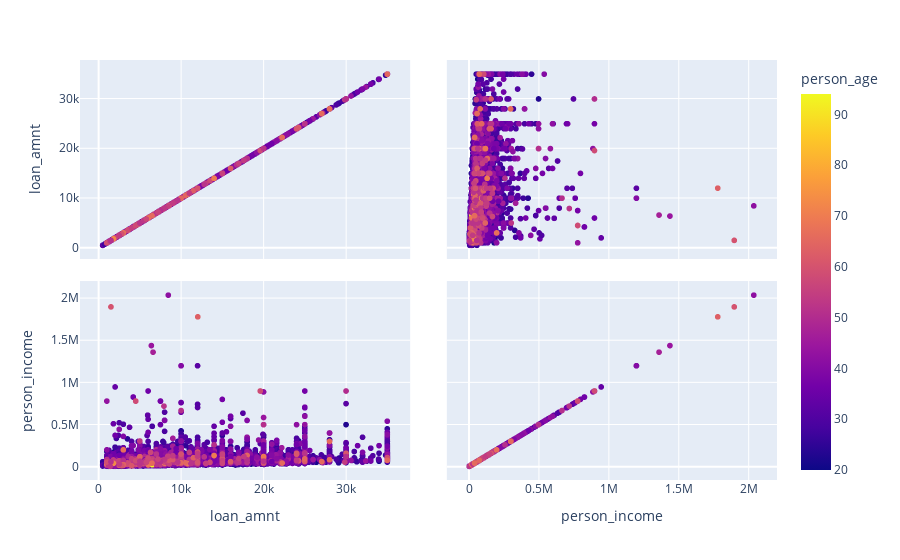

Source (notebook cell):
### Code cell
graph = px.scatter_matrix(new_df, dimensions = ["loan_amnt", "person_income"], color = "person_age")
graph.show()

### Figure 1 — Plotly figure (JSON) as saved in the notebook; plotly's stock layout.template omitted (floating-point values rounded to 4 significant figures; data arrays with more than 128 entries replaced by an {"elided": "..."} marker saying what was removed)
{"data": [{"dimensions": [{"axis": {"matches": true}, "label": "loan_amnt", "values": {"elided": "32576 int values"}}, {"axis": {"matches": true}, "label": "person_income", "values": {"elided": "32576 int values"}}], "hovertemplate": "%{xaxis.title.text}=%{x}<br>%{yaxis.title.text}=%{y}<br>person_age=%{marker.color}<extra></extra>", "legendgroup": "", "marker": {"color": {"elided": "32576 int values"}, "coloraxis": "coloraxis", "symbol": "circle"}, "name": "", "showlegend": false, "type": "splom"}], "layout": {"coloraxis": {"colorbar": {"title": {"text": "person_age"}}, "colorscale": [[0, "#0d0887"], [0.1111, "#46039f"], [0.2222, "#7201a8"], [0.3333, "#9c179e"], [0.4444, "#bd3786"], [0.5556, "#d8576b"], [0.6667, "#ed7953"], [0.7778, "#fb9f3a"], [0.8889, "#fdca26"], [1, "#f0f921"]]}, "dragmode": "select", "legend": {"tracegroupgap": 0}, "margin": {"t": 60}}}
